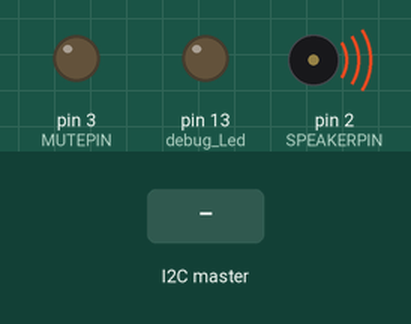
A sketch run on a simulated Arduino Uno, built with avr-gcc and run on an emulated ATmega328P. Shown: output pins drawn as LEDs (lit = HIGH), buzzer (waves = sounding). The test bench sets the inputs (shaded band).

Above: at 0.1 s.
At 1.4 s:
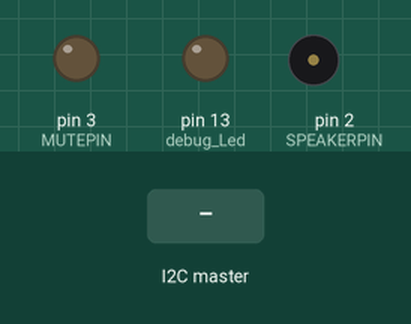
1.5 s: the I2C master sends the byte 1
At 2.4 s:
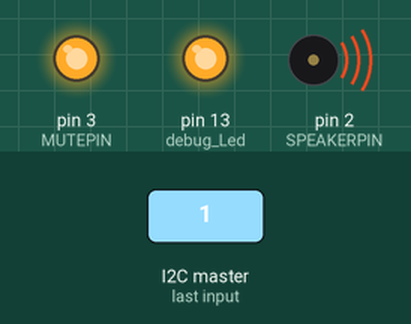
Timing chart, 0 to 4.5 s (numbered marks = the images above; inputs shaded):
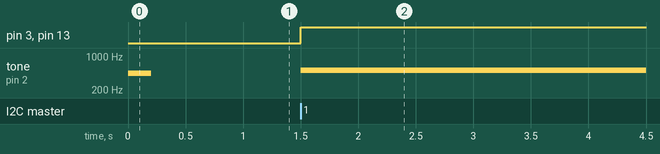

The sketch:

Sound_Pro.ino
```cpp
#include <Wire.h>

#define I2CAdress 9
#define SPEAKERPIN 2
#define MUTEPIN 3


static bool TonePlaying = false;
static uint32_t ToneStartTime;
static uint32_t ToneDuration;
static uint16_t ToneFreqency;
static bool NewTone = false;


void setup ()
{
  tone(SPEAKERPIN, 440, 200);
  delay(200);
  pinMode(MUTEPIN, OUTPUT);
  digitalWrite(MUTEPIN, LOW);

  pinMode(LED_BUILTIN, OUTPUT); //debug Led
  digitalWrite(LED_BUILTIN, LOW); //RestPin

  Wire.begin(I2CAdress);        // join i2c bus
  Wire.onReceive(receiveEvent); // register event

  pinMode(LED_BUILTIN, OUTPUT); //debug Led
}


void loop()
{
  if (TonePlaying)
  {
    uint32_t currentTime = millis();
    {
      if ((millis() - ToneStartTime) > ToneDuration)
      {
        noTone(SPEAKERPIN);
        digitalWrite(MUTEPIN, LOW);
        digitalWrite(LED_BUILTIN, LOW);
        TonePlaying = false;
      }

      if (NewTone)
      {
        digitalWrite(MUTEPIN, HIGH);
        tone(SPEAKERPIN, ToneFreqency, 0);
        digitalWrite(LED_BUILTIN, HIGH);
        NewTone = false;
      }
    }
  }
}

void receiveEvent(int howMany)
{
  uint16_t frequency;
  uint16_t duration;

  frequency = ((uint16_t)Wire.read()) << 8;      // High Byte
  frequency |= ((uint16_t)Wire.read() & 0x00FF); // Low Byte
  duration = ((uint16_t)Wire.read()) << 8;       // High Byte
  duration |= ((uint16_t)Wire.read() & 0x00FF);  // Low Byte

  tone(SPEAKERPIN, frequency, duration);

  ToneFreqency = frequency;
  ToneDuration = (uint32_t)duration;
  TonePlaying = true;
  ToneStartTime = millis();
  NewTone = true;
}
```

Measured:
- after the input at 1.5 s, pin 3 (MUTEPIN), pin 13 (debug_Led): LOW → HIGH at once; tone on pin 2 (SPEAKERPIN): silent → 511 Hz at once
